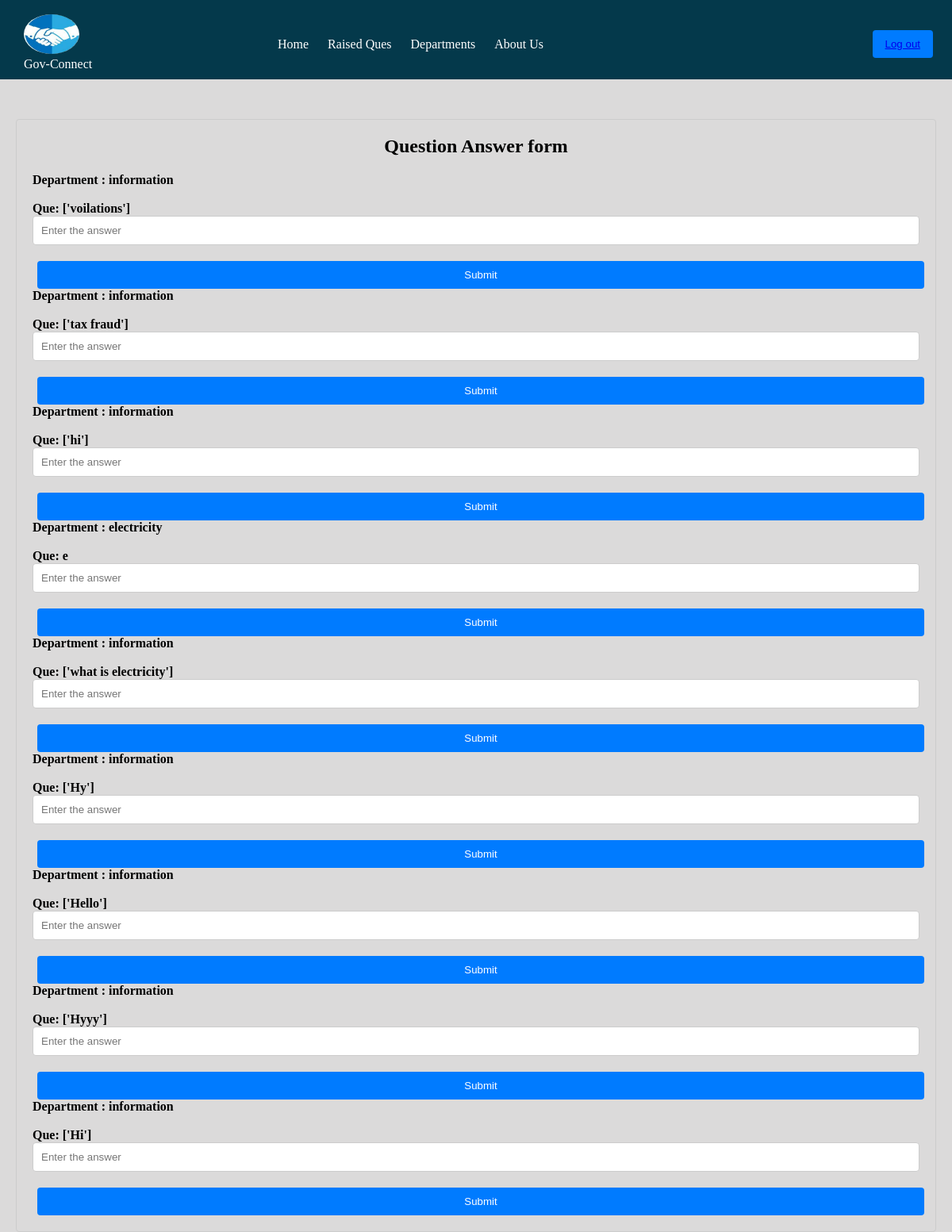
/gov/, run on the app's committed database.
### chatbot/models.py (models this page shows)
class raised_questions(models.Model):
    SNo = models.AutoField(primary_key=True)
    que = models.CharField(max_length= 1000)
    dept = models.CharField(max_length=100)

### chatbot/views.py (the view)
# urls.py: path('gov/',views.gov,name='gov'),
def gov(request):
    qa = raised_questions.objects.all()
    return render(request,'gov.html',{'qa':qa})

### templates/gov.html (shortened to what this page needs)
<!DOCTYPE html>
<html lang="en">
<head>
    <link rel="stylesheet" href="/static/css/gov.css">
</head>
<body>
    <header class="header">
        <div class="left">
            <img src="/static/image/logo.jpg">
            <div class="gaming">Gov-Connect</div>
        </div>
        <nav class="mid">
            <ul class="navbar">
                <li><a href="/admin_index">Home</a></li>
                <li><a href="/gov">Raised Ques</a></li>
                <li><a href="/dept">Departments</a></li>
                <li><a href="/admin_aboutus/">About Us</a></li>
            </ul>
        </nav>
        <div class="right">
            <button class="btn" id="btn1"><a href="/">Log out</a></button>
        </div>
    </header>
    <div class="container">
        <div class="box">
            <h2>Question Answer form</h2>
            {% for qa in qa %}
            <form method="POST" action="/gov_data/{{qa.dept}}">{% csrf_token %}
                <div class="form-group">
                    <label for="dept">Department : {{qa.dept}}</label><input type="hidden" name="dept" id="dept" value="{{qa.dept}}"><br/>
                    <label for="que">Que: {{qa.que}}</label><input type="hidden" name="que" id="que" value="{{qa.que}}">
                    <input type="text" id="answer" name="answer" placeholder="Enter the answer" class="form-control"><br/>
                </div>
                <button type="submit" class="btn btn-primary" value="{{qa.dept}}">Submit</button>
            </form>
            {% endfor %}
        </div>
    </div>
</body>
</html>

### static/css/gov.css (style rules this page uses)
body { margin: 0px; padding: 0px; background-color: #74707041; overflow: hidden; height: 100vh; overflow-y: auto; margin: 0; }
.header { background: #04394b; position: fixed; top: 0; width: 100%; height: 100px; overflow: hidden; }
.left { position: absolute; top: 18px; display: inline-block; left: 30px; border: 0px solid white }
.left img { width: 70px; height: 50px; text-align: center; border-radius: 50%; }
.left div { text-align: center; color: white; }
.mid { position: sticky; display: block; width: 50%; margin: 18px auto; top: 18px; border-radius: 10px; }
.right { position: absolute; top: 18px; display: inline-block; right: 30px; margin-top: 20px; }
.navbar { display: inline-block; border-radius: 10px; }
.navbar li { display: inline-block; color: white; margin: 13px 10px; border-radius: 30px; }
.navbar li a { display: inline-block; color: white; text-decoration: none; font-family: cursive; border-radius: 4px; }
.btn { margin: 0px 6px; padding: 2px 8px; border: 2px solid black; border-radius: 10px; cursor: pointer; }
.container { margin-top : 150px; }
.box { border: 1px solid #ccc; border-radius: 4px; padding: 20px; margin: 20px; }
.box h2 { margin-top: 0; margin-bottom: 20px; text-align: center; }
.form-group label { display: block; font-weight: bold; }
.form-control { width: 100%; padding: 10px; margin-bottom: 20px; border: 1px solid #ccc; border-radius: 4px; box-sizing: border-box; }
.btn { display: block; width: 100%; padding: 10px; border: none; border-radius: 4px; background-color: #007bff; color: #fff; cursor: pointer; }

### data on the page
raised_questions: dept "information", que "['voilations']"
raised_questions: dept "information", que "['tax fraud']"
raised_questions: dept "information", que "['hi']"
raised_questions: dept "electricity", que "e"
raised_questions: dept "information", que "['what is electricity']"
raised_questions: dept "information", que "['Hy']"
raised_questions: dept "information", que "['Hello']"
raised_questions: dept "information", que "['Hyyy']"
raised_questions: dept "information", que "['Hi']"
